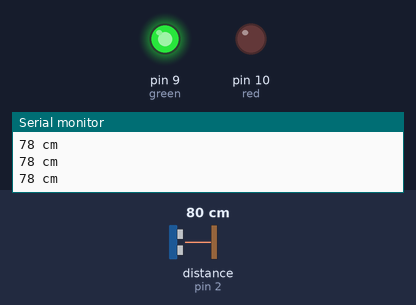
This sketch was run on a simulated Arduino Uno, built with avr-gcc and run on an emulated ATmega328P. On the bench: output pins drawn as LEDs (lit = HIGH), the last lines printed to the serial monitor. Wiring (inferred from the names in the program): ultrasonic range finder: trigger pin 3; echo pin 2. Inputs (shaded band) come from the test bench; at power-on: distance to the obstacle (sensor on pin 2) 80 cm. The echo pulse lasts 58.3 µs per cm; pins used as bus, display or sensor lines are not drawn.

Above: at 1.2 s.
1.3 s: distance to the obstacle (sensor on pin 2) set to 33 cm
2.8 s: distance to the obstacle (sensor on pin 2) set to 27 cm
At 4.0 s:
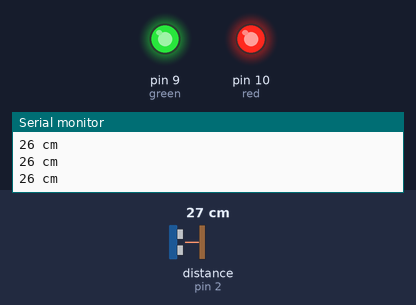
4.3 s: distance to the obstacle (sensor on pin 2) set to 12 cm
5.8 s: distance to the obstacle (sensor on pin 2) set to 9 cm
At 6.5 s:
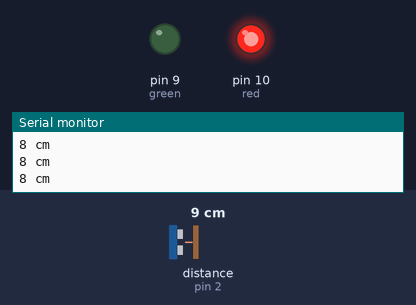
7.3 s: distance to the obstacle (sensor on pin 2) set to 250 cm
At 7.9 s:
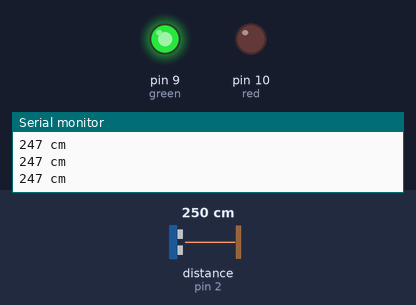
8.8 s: distance to the obstacle (sensor on pin 2) set to 2 cm
At 9.7 s:
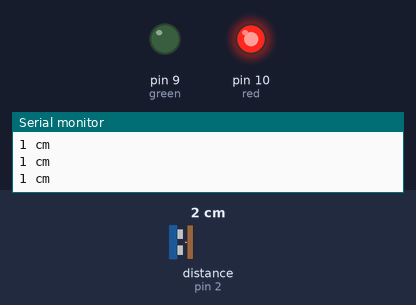
Timing chart, 0 to 11.3 s (numbered marks = the images above; inputs shaded):
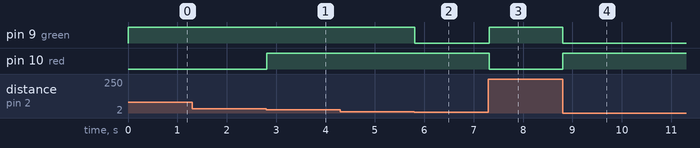

Measured:
- the behaviour switches between 31 and 30 cm on distance to the obstacle (sensor on pin 2) (found by bisection; images 0 and 1)
- the behaviour switches between 11 and 10 cm on distance to the obstacle (sensor on pin 2) (found by bisection; images 1 and 2)
- after the input at 2.8 s, pin 10 (red): LOW → HIGH at once
- after the input at 5.8 s, pin 9 (green): HIGH → LOW at once
- after the input at 7.3 s, pin 9 (green): LOW → HIGH at once; pin 10 (red): HIGH → LOW at once
- after the input at 8.8 s, pin 9 (green): HIGH → LOW at once; pin 10 (red): LOW → HIGH at once

The sketch:

3.8.sensing_distance.ino
```cpp
#define echoPin 2
#define trigPin 3

long duration;
int distance;

int red = 10;
int green = 9;

void setup() {
  pinMode(trigPin, OUTPUT);
  pinMode(echoPin, INPUT);
  Serial.begin(9600);
  pinMode(red, OUTPUT);
  pinMode(green, OUTPUT);
}

void loop() {
  digitalWrite(trigPin, LOW);
  delayMicroseconds(2);
  digitalWrite(trigPin, HIGH);
  delayMicroseconds(10);
  digitalWrite(trigPin, LOW);
  duration = pulseIn(echoPin, HIGH);
  distance = duration * 0.034 / 2;
  Serial.print(distance);
  Serial.println(" cm");
  if (distance >= 30){
  analogWrite(green, 255);
  analogWrite(red, 0);
  }
  else if (distance < 30 && distance >= 10){
  analogWrite(red, 255);
  analogWrite(green, 255);
  }
  else {
  analogWrite(red, 255);
  analogWrite(green, 0);
  }
}
```
